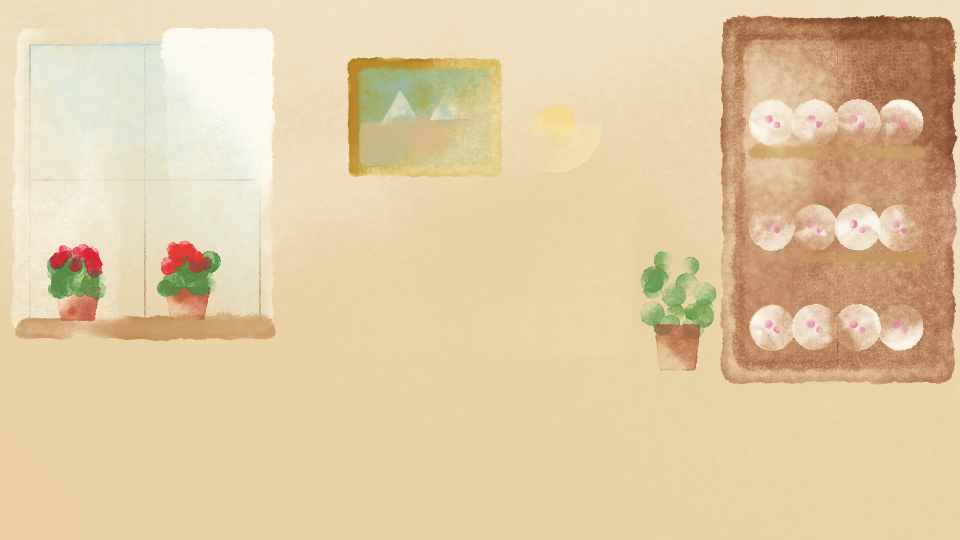
#> input picture fira/izya_fira_bank_src/layers/bg.png, 1920 x 1080 px (shown at 1/2 size)
$ python dehalo.py layers/bg.png
#> lines starting #> are read from the running program, lines starting #| are printed output that depends on the picture; after the words box and inside, x2 and y2 are one past the last pixel; in counts of white or black regions, pixels touching at a corner belong together
# Убирает светлую акварельную кромку по краю прозрачного слоя.
import sys
from PIL import Image, ImageFilter, ImageChops
for p in sys.argv[1:]:
    im=Image.open(p).convert("RGBA"); r,g,b,a=im.split()
#> after `r, g, b, a = im.split()`:
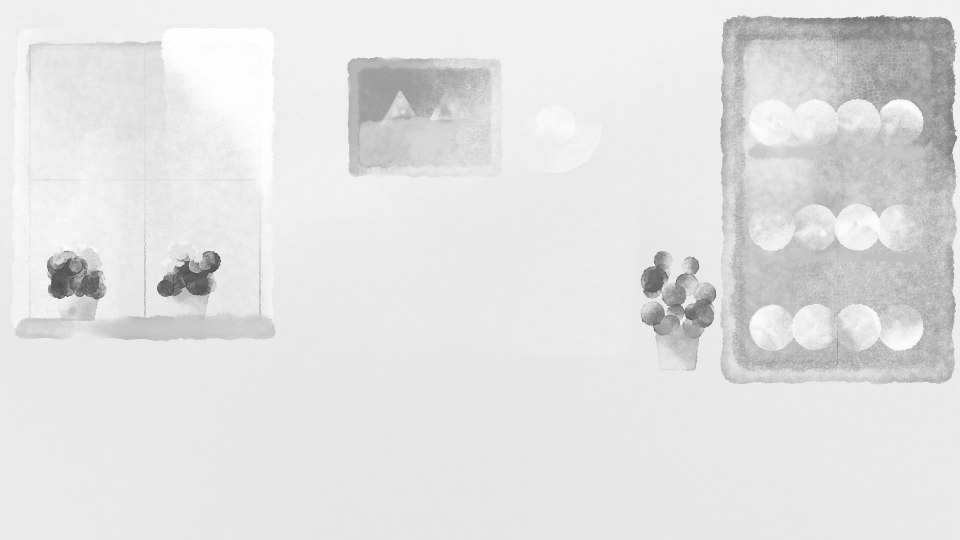
#> r: PIL image 1920x1080 L (shown at 1/2 size); min 69, max 254, mean 225.9
#> after `r, g, b, a = im.split()`:
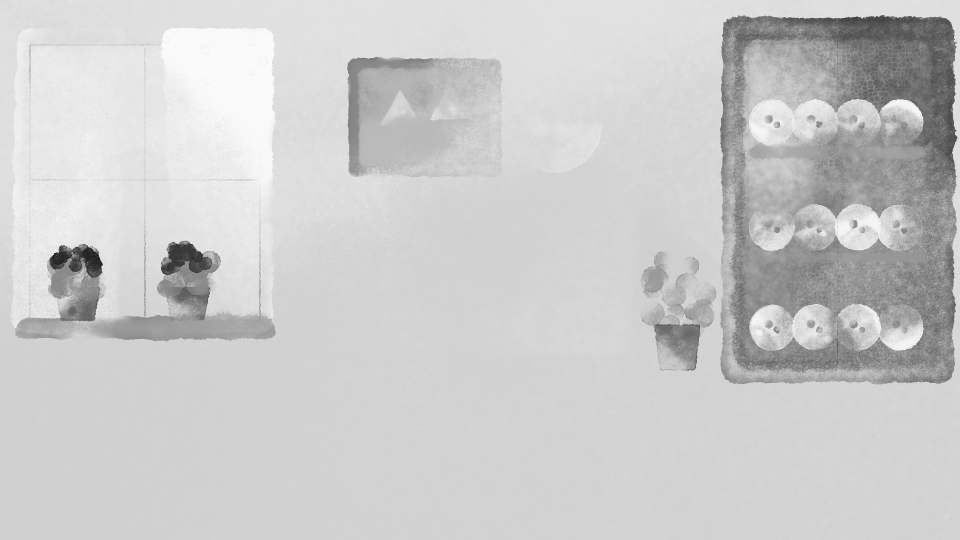
#> g: PIL image 1920x1080 L (shown at 1/2 size); min 23, max 250, mean 203.1
#> after `r, g, b, a = im.split()`:
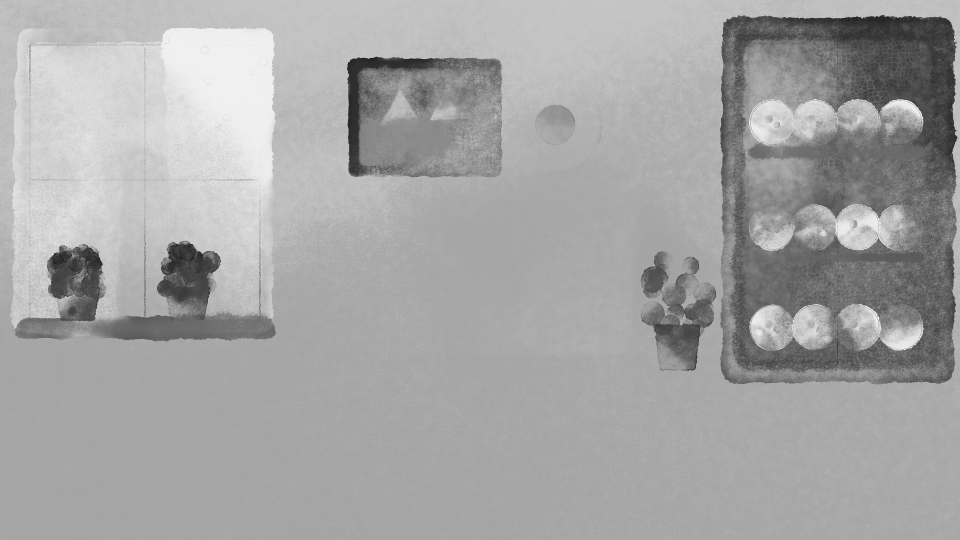
#> b: PIL image 1920x1080 L (shown at 1/2 size); min 29, max 240, mean 165.2
#> after `r, g, b, a = im.split()`: a: PIL image 1920x1080 L; every value is 255
    solid=a.point(lambda v:255 if v>=250 else 0)
    core=solid.filter(ImageFilter.MinFilter(3))           # сплошная часть
    near=core.filter(ImageFilter.MaxFilter(5))             # 2px запас вокруг сплошной части
    hsv=im.convert("RGB").convert("HSV"); _,sat,val=hsv.split()
#> after `hsv = im.convert('RGB').convert('HSV')`: hsv: PIL image 1920x1080 HSV; mean H, S, V 28.6, 70.6, 226.5
#> after `_, sat, val = hsv.split()`:
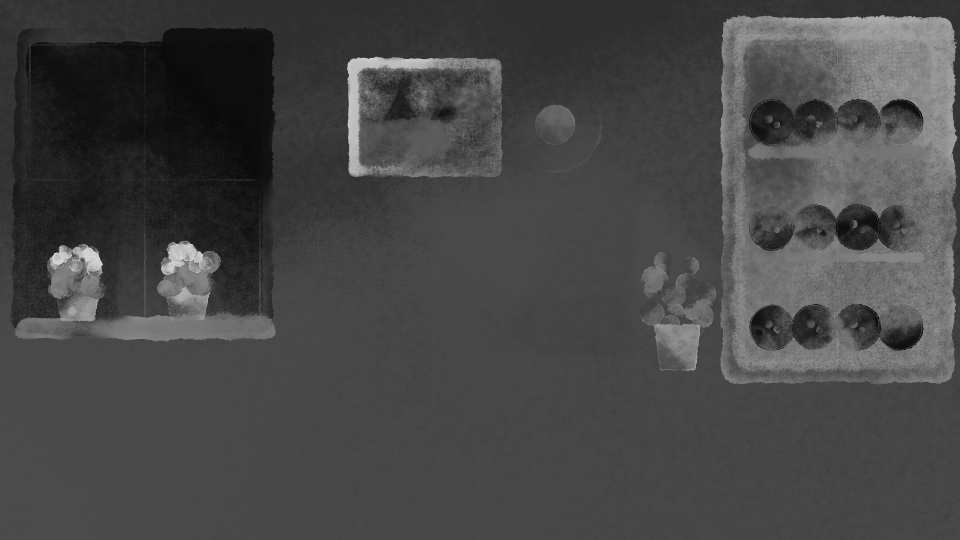
#> sat: PIL image 1920x1080 L (shown at 1/2 size); min 7, max 225, mean 70.6
    light=ImageChops.multiply(val.point(lambda v:255 if v>205 else 0), sat.point(lambda v:255 if v<60 else 0))
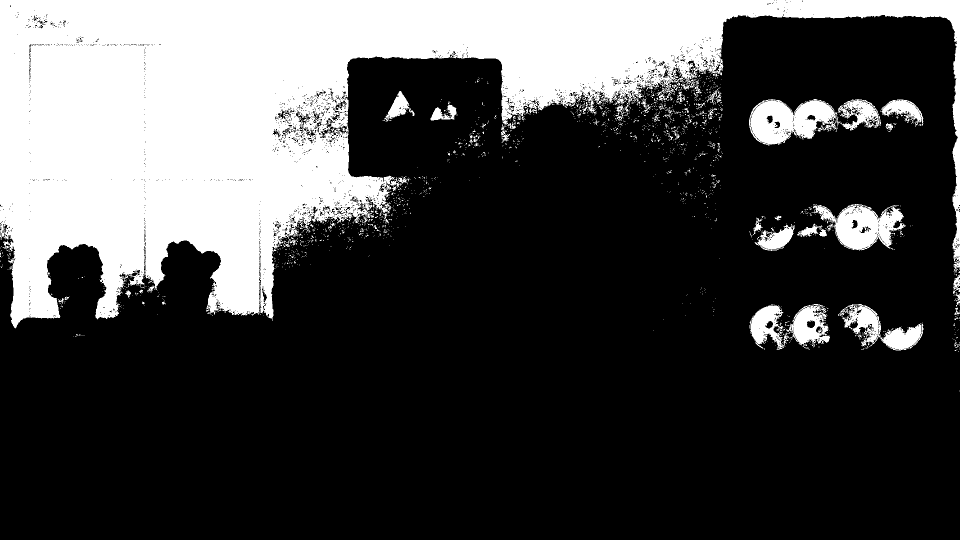
#> light: PIL image 1920x1080 L (shown at 1/2 size); 27.3% white; 1808 white regions (1720 under 20 px), largest, box (x1, y1, x2, y2) and area: (0, 0, 1920, 657) 514763, (1498, 198, 1681, 291) 10496, (1623, 408, 1812, 501) 9044
    kill=ImageChops.multiply(light, ImageChops.invert(near))  # светлое и вне сплошной части
#> kill: PIL image 1920x1080 L; every value is 0
    halo_semi=ImageChops.multiply(a.point(lambda v:255 if v<250 else 0), ImageChops.invert(near))
    kill=ImageChops.lighter(kill, halo_semi)
    a=ImageChops.subtract(a, kill)
    a=a.filter(ImageFilter.GaussianBlur(0.6))
    im.putalpha(a); im.save(p)
# второй проход: непрозрачная светлая кромка в пределах 7px от прозрачного
for p in sys.argv[1:]:
    im=Image.open(p).convert("RGBA"); a=im.getchannel("A")
    transp=a.point(lambda v:255 if v<40 else 0).filter(ImageFilter.MaxFilter(15))
    hsv=im.convert("RGB").convert("HSV"); _,sat,val=hsv.split()
    light=ImageChops.multiply(val.point(lambda v:255 if v>190 else 0), sat.point(lambda v:255 if v<70 else 0))
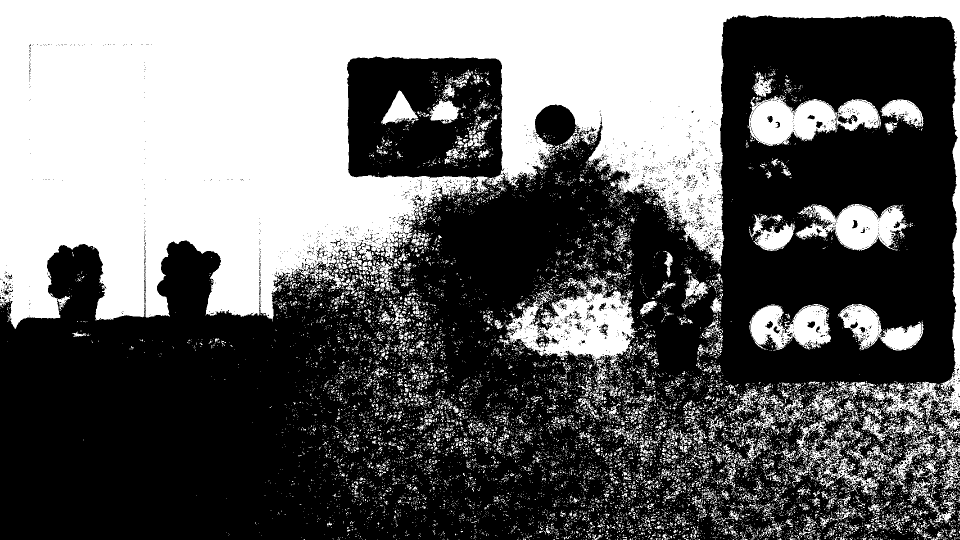
#> light: PIL image 1920x1080 L (shown at 1/2 size); 40.6% white; 13658 white regions (12650 under 20 px), largest, box (x1, y1, x2, y2) and area: (0, 0, 1920, 883) 649406, (1011, 550, 1275, 779) 22955, (1495, 191, 1762, 292) 15238
    a=ImageChops.subtract(a, ImageChops.multiply(light, transp)).filter(ImageFilter.GaussianBlur(0.5))
    im.putalpha(a); im.save(p)
